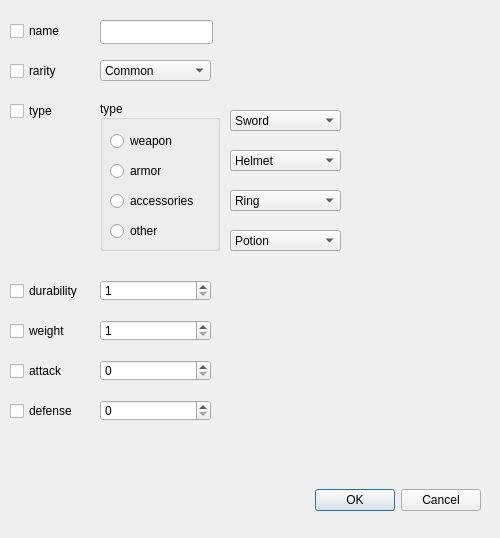
<?xml version="1.0" encoding="UTF-8"?>
<ui version="4.0">
 <class>ItemEditorDialog</class>
 <widget class="QDialog" name="ItemEditorDialog">
  <property name="geometry">
   <rect>
    <x>0</x>
    <y>0</y>
    <width>500</width>
    <height>538</height>
   </rect>
  </property>
  <property name="windowTitle">
   <string>Dialog</string>
  </property>
  <widget class="QDialogButtonBox" name="buttonBox">
   <property name="geometry">
    <rect>
     <x>100</x>
     <y>480</y>
     <width>381</width>
     <height>41</height>
    </rect>
   </property>
   <property name="sizePolicy">
    <sizepolicy hsizetype="Expanding" vsizetype="Fixed">
     <horstretch>0</horstretch>
     <verstretch>0</verstretch>
    </sizepolicy>
   </property>
   <property name="font">
    <font>
     <kerning>true</kerning>
    </font>
   </property>
   <property name="layoutDirection">
    <enum>Qt::LayoutDirection::LeftToRight</enum>
   </property>
   <property name="orientation">
    <enum>Qt::Orientation::Horizontal</enum>
   </property>
   <property name="standardButtons">
    <set>QDialogButtonBox::StandardButton::Cancel|QDialogButtonBox::StandardButton::Ok</set>
   </property>
  </widget>
  <widget class="QCheckBox" name="checkBox_name">
   <property name="geometry">
    <rect>
     <x>10</x>
     <y>20</y>
     <width>78</width>
     <height>22</height>
    </rect>
   </property>
   <property name="text">
    <string>name</string>
   </property>
  </widget>
  <widget class="QCheckBox" name="checkBox_rarity">
   <property name="geometry">
    <rect>
     <x>10</x>
     <y>60</y>
     <width>78</width>
     <height>22</height>
    </rect>
   </property>
   <property name="text">
    <string>rarity</string>
   </property>
  </widget>
  <widget class="QCheckBox" name="checkBox_type">
   <property name="geometry">
    <rect>
     <x>10</x>
     <y>100</y>
     <width>78</width>
     <height>22</height>
    </rect>
   </property>
   <property name="text">
    <string>type</string>
   </property>
  </widget>
  <widget class="QCheckBox" name="checkBox_durability">
   <property name="geometry">
    <rect>
     <x>10</x>
     <y>280</y>
     <width>78</width>
     <height>22</height>
    </rect>
   </property>
   <property name="text">
    <string>durability</string>
   </property>
  </widget>
  <widget class="QCheckBox" name="checkBox_weight">
   <property name="geometry">
    <rect>
     <x>10</x>
     <y>320</y>
     <width>78</width>
     <height>22</height>
    </rect>
   </property>
   <property name="text">
    <string>weight</string>
   </property>
  </widget>
  <widget class="QCheckBox" name="checkBox_attack">
   <property name="geometry">
    <rect>
     <x>10</x>
     <y>360</y>
     <width>78</width>
     <height>22</height>
    </rect>
   </property>
   <property name="text">
    <string>attack</string>
   </property>
  </widget>
  <widget class="QCheckBox" name="checkBox_defense">
   <property name="geometry">
    <rect>
     <x>10</x>
     <y>400</y>
     <width>78</width>
     <height>22</height>
    </rect>
   </property>
   <property name="text">
    <string>defense</string>
   </property>
  </widget>
  <widget class="QLineEdit" name="lE_name">
   <property name="geometry">
    <rect>
     <x>100</x>
     <y>20</y>
     <width>113</width>
     <height>24</height>
    </rect>
   </property>
  </widget>
  <widget class="QComboBox" name="cB_rarity">
   <property name="geometry">
    <rect>
     <x>100</x>
     <y>60</y>
     <width>111</width>
     <height>21</height>
    </rect>
   </property>
   <item>
    <property name="text">
     <string>Common</string>
    </property>
   </item>
   <item>
    <property name="text">
     <string>Uncommon</string>
    </property>
   </item>
   <item>
    <property name="text">
     <string>Rare</string>
    </property>
   </item>
   <item>
    <property name="text">
     <string>Epic</string>
    </property>
   </item>
   <item>
    <property name="text">
     <string>Legendary</string>
    </property>
   </item>
   <item>
    <property name="text">
     <string>Mythic</string>
    </property>
   </item>
  </widget>
  <widget class="QSpinBox" name="sB_durability">
   <property name="geometry">
    <rect>
     <x>100</x>
     <y>280</y>
     <width>111</width>
     <height>21</height>
    </rect>
   </property>
   <property name="minimum">
    <number>1</number>
   </property>
   <property name="maximum">
    <number>1000</number>
   </property>
  </widget>
  <widget class="QSpinBox" name="sB_weight">
   <property name="geometry">
    <rect>
     <x>100</x>
     <y>320</y>
     <width>111</width>
     <height>21</height>
    </rect>
   </property>
   <property name="minimum">
    <number>1</number>
   </property>
   <property name="maximum">
    <number>1000</number>
   </property>
  </widget>
  <widget class="QSpinBox" name="sB_attack">
   <property name="geometry">
    <rect>
     <x>100</x>
     <y>360</y>
     <width>111</width>
     <height>21</height>
    </rect>
   </property>
   <property name="maximum">
    <number>1000</number>
   </property>
  </widget>
  <widget class="QSpinBox" name="sB_defense">
   <property name="geometry">
    <rect>
     <x>100</x>
     <y>400</y>
     <width>111</width>
     <height>21</height>
    </rect>
   </property>
   <property name="maximum">
    <number>1000</number>
   </property>
  </widget>
  <widget class="QGroupBox" name="groupBox_type">
   <property name="geometry">
    <rect>
     <x>100</x>
     <y>100</y>
     <width>120</width>
     <height>151</height>
    </rect>
   </property>
   <property name="title">
    <string>type</string>
   </property>
   <property name="alignment">
    <set>Qt::AlignmentFlag::AlignLeading|Qt::AlignmentFlag::AlignLeft|Qt::AlignmentFlag::AlignVCenter</set>
   </property>
   <widget class="QRadioButton" name="rB_otherType">
    <property name="geometry">
     <rect>
      <x>10</x>
      <y>120</y>
      <width>91</width>
      <height>22</height>
     </rect>
    </property>
    <property name="text">
     <string>other</string>
    </property>
   </widget>
   <widget class="QRadioButton" name="rB_accessoriesType">
    <property name="geometry">
     <rect>
      <x>10</x>
      <y>90</y>
      <width>91</width>
      <height>22</height>
     </rect>
    </property>
    <property name="text">
     <string>accessories</string>
    </property>
   </widget>
   <widget class="QRadioButton" name="rB_armorType">
    <property name="geometry">
     <rect>
      <x>10</x>
      <y>60</y>
      <width>91</width>
      <height>22</height>
     </rect>
    </property>
    <property name="text">
     <string>armor</string>
    </property>
   </widget>
   <widget class="QRadioButton" name="rB_weaponType">
    <property name="geometry">
     <rect>
      <x>10</x>
      <y>30</y>
      <width>91</width>
      <height>22</height>
     </rect>
    </property>
    <property name="text">
     <string>weapon</string>
    </property>
   </widget>
  </widget>
  <widget class="QComboBox" name="cB_weapon">
   <property name="geometry">
    <rect>
     <x>230</x>
     <y>110</y>
     <width>111</width>
     <height>21</height>
    </rect>
   </property>
   <item>
    <property name="text">
     <string>Sword</string>
    </property>
   </item>
   <item>
    <property name="text">
     <string>Axe</string>
    </property>
   </item>
   <item>
    <property name="text">
     <string>Bow</string>
    </property>
   </item>
   <item>
    <property name="text">
     <string>Staff</string>
    </property>
   </item>
   <item>
    <property name="text">
     <string>Dagger</string>
    </property>
   </item>
   <item>
    <property name="text">
     <string>Hammer</string>
    </property>
   </item>
  </widget>
  <widget class="QComboBox" name="cB_armor">
   <property name="geometry">
    <rect>
     <x>230</x>
     <y>150</y>
     <width>111</width>
     <height>21</height>
    </rect>
   </property>
   <item>
    <property name="text">
     <string>Helmet</string>
    </property>
   </item>
   <item>
    <property name="text">
     <string>Chestplate</string>
    </property>
   </item>
   <item>
    <property name="text">
     <string>Leggings</string>
    </property>
   </item>
   <item>
    <property name="text">
     <string>Boots</string>
    </property>
   </item>
   <item>
    <property name="text">
     <string>Gauntlets</string>
    </property>
   </item>
   <item>
    <property name="text">
     <string>Shield</string>
    </property>
   </item>
  </widget>
  <widget class="QComboBox" name="cB_accessories">
   <property name="geometry">
    <rect>
     <x>230</x>
     <y>190</y>
     <width>111</width>
     <height>21</height>
    </rect>
   </property>
   <item>
    <property name="text">
     <string>Ring</string>
    </property>
   </item>
   <item>
    <property name="text">
     <string>Amulet</string>
    </property>
   </item>
   <item>
    <property name="text">
     <string>Bracelet</string>
    </property>
   </item>
   <item>
    <property name="text">
     <string>Cloak</string>
    </property>
   </item>
  </widget>
  <widget class="QComboBox" name="cB_other">
   <property name="geometry">
    <rect>
     <x>230</x>
     <y>230</y>
     <width>111</width>
     <height>21</height>
    </rect>
   </property>
   <item>
    <property name="text">
     <string>Potion</string>
    </property>
   </item>
   <item>
    <property name="text">
     <string>Scroll</string>
    </property>
   </item>
   <item>
    <property name="text">
     <string>Food</string>
    </property>
   </item>
   <item>
    <property name="text">
     <string>Key</string>
    </property>
   </item>
   <item>
    <property name="text">
     <string>Tool</string>
    </property>
   </item>
   <item>
    <property name="text">
     <string>Material</string>
    </property>
   </item>
   <item>
    <property name="text">
     <string>Health Kit</string>
    </property>
   </item>
  </widget>
 </widget>
 <resources/>
 <connections>
  <connection>
   <sender>buttonBox</sender>
   <signal>rejected()</signal>
   <receiver>ItemEditorDialog</receiver>
   <slot>reject()</slot>
   <hints>
    <hint type="sourcelabel">
     <x>316</x>
     <y>260</y>
    </hint>
    <hint type="destinationlabel">
     <x>286</x>
     <y>274</y>
    </hint>
   </hints>
  </connection>
 </connections>
</ui>
